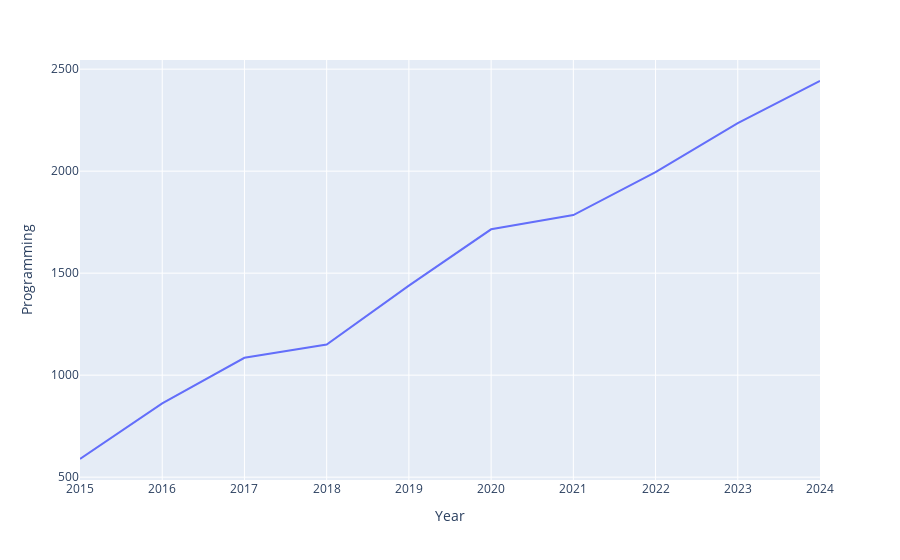

The notebook cell this image was saved under:
### Markdown cell above
Lineplot using plotly:

### Code cell
enrollment = pd.read_csv("enrollment_data.csv")
fig = px.line(enrollment, x = "Year", y = "Programming")
fig.show()

### Figure 1 — Plotly figure (JSON) as saved in the notebook; plotly's stock layout.template omitted (floating-point values rounded to 4 significant figures)
{"data": [{"hovertemplate": "Year=%{x}<br>Programming=%{y}<extra></extra>", "legendgroup": "", "line": {"color": "#636efa", "dash": "solid"}, "marker": {"symbol": "circle"}, "mode": "lines", "name": "", "orientation": "v", "showlegend": false, "type": "scatter", "x": [2015, 2016, 2017, 2018, 2019, 2020, 2021, 2022, 2023, 2024], "xaxis": "x", "y": [589, 862, 1085, 1150, 1439, 1715, 1785, 1995, 2236, 2442], "yaxis": "y"}], "layout": {"legend": {"tracegroupgap": 0}, "margin": {"t": 60}, "xaxis": {"anchor": "y", "domain": [0, 1], "title": {"text": "Year"}}, "yaxis": {"anchor": "x", "domain": [0, 1], "title": {"text": "Programming"}}}}
